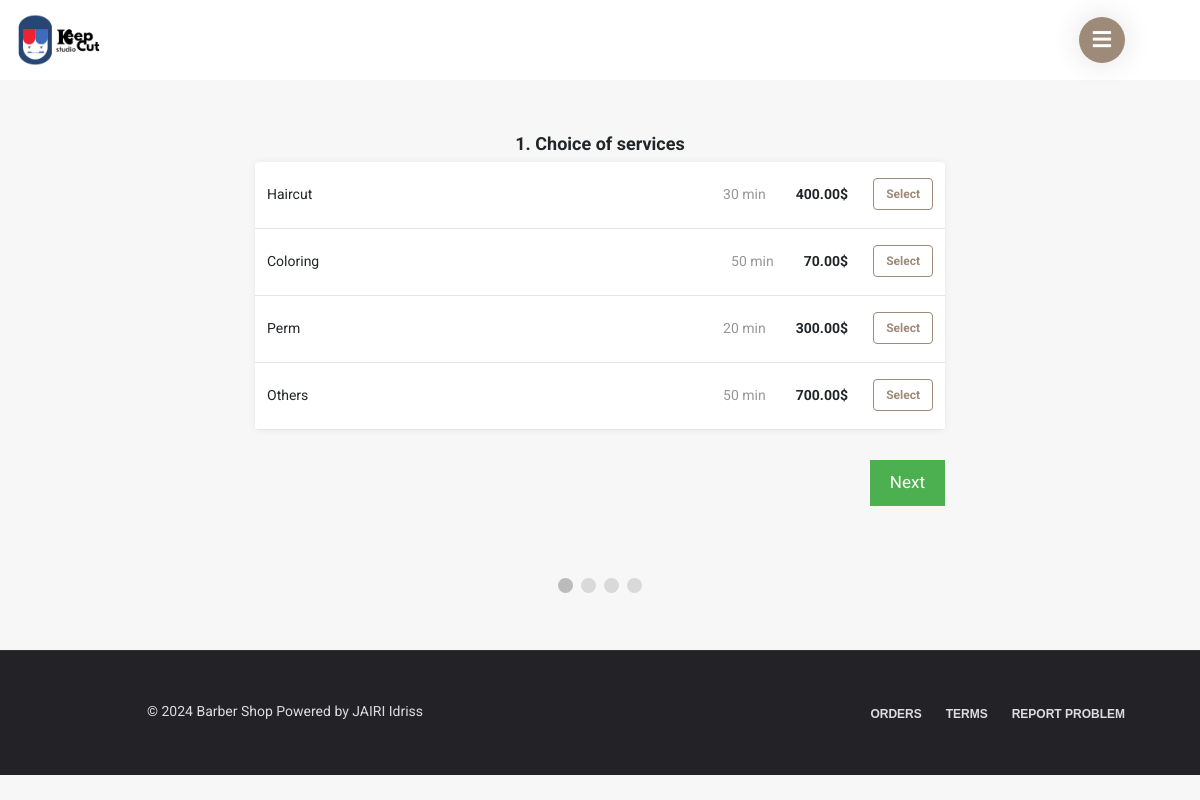
/appointment.php, run on the app's committed database.
### tables this page shows
CREATE TABLE `services` (
  `service_id` int(5) NOT NULL,
  `service_name` varchar(50) NOT NULL,
  `service_description` varchar(255) NOT NULL,
  `service_price` decimal(6,2) NOT NULL,
  `service_duration` int(5) NOT NULL,
  `category_id` int(2) NOT NULL
);

### appointment.php (the view, shortened to what this page needs)
<?php
    include "connect.php";
    include "Includes/templates/header.php";
    include "Includes/templates/navbar.php";
?>
<link rel="stylesheet" href="Design/css/appointment-page-style.css">
<section class="booking_section">
	<div class="container">
		<form method="post" id="appointment_form" action="appointment.php">
			<div class="select_services_div tab_reservation" id="services_tab">
				<div class="text_header">
					<span>
						1. Choice of services
					</span>
				</div>
				<div class="items_tab">
        			<?php
        				$stmt = $con->prepare("Select * from services");
                    	$stmt->execute();
                    	$rows = $stmt->fetchAll();
                    	foreach($rows as $row)
                    	{
                        	echo "<div class='itemListElement'>";
                            	echo "<div class = 'item_details'>";
                                	echo "<div>";
                                    	echo $row['service_name'];
                                	echo "</div>";
                                	echo "<div class = 'item_select_part'>";
                                		echo "<span class = 'service_duration_field'>";
                                    		echo $row['service_duration']." min";
                                    	echo "</span>";
                                    	echo "<div class = 'service_price_field'>";
    										echo "<span style = 'font-weight: bold;'>";
                                    			echo $row['service_price']."$";
                                    		echo "</span>";
                                    	echo "</div>";
                                    ?>
                                    	<div class="select_item_bttn">
                                    		<div class="btn-group-toggle" data-toggle="buttons">
												<label class="service_label item_label btn btn-secondary">
													<input type="checkbox"  name="selected_services[]" value="<?php echo $row['service_id'] ?>" autocomplete="off">Select
												</label>
											</div>
                                    	</div>
                                    <?php
                                	echo "</div>";
                            	echo "</div>";
                        	echo "</div>";
                    	}
            		?>
    			</div>
			</div>
			<div style="overflow:auto;padding: 30px 0px;">
    			<div style="float:right;">
      				<button type="button" id="nextBtn" class="next_prev_buttons" onclick="nextPrev(1)">Next</button>
    			</div>
  			</div>
  			<div style="text-align:center;margin-top:40px;">
    			<span class="step"></span>
    			<span class="step"></span>
    			<span class="step"></span>
    			<span class="step"></span>
  			</div>
		</form>
	</div>
</section>
<?php include "Includes/templates/footer.php"; ?>

### Includes/templates/header.php (shortened to what this page needs)
<!DOCTYPE html>
<html lang="en">
	<head>
		<link rel="stylesheet" type="text/css" href="Design/css/bootstrap.min.css">
		<link rel="stylesheet" type="text/css" href="Design/fonts/css/all.min.css">
		<link rel="stylesheet" type="text/css" href="Design/css/main.css">
		<link rel="stylesheet" type="text/css" href="Design/css/responsive.css">
		<link rel="stylesheet" type="text/css" href="Design/css/barber-icons.css">
	</head>
	<body>

### Includes/templates/navbar.php (shortened to what this page needs)
<header id="header" class="header-section">
    <div class="container">
        <nav class="navbar">
            <a href="#" class="navbar-brand">
            <img src="Design/img/logokeepcut.png" alt="Barbershop Logo" width="100" height="100">
            </a>
            <a class="mob-menu-toggle">
                <i class="fa fa-bars"></i>
            </a>
        </nav>
    </div>
</header>

### Includes/templates/footer.php (shortened to what this page needs)
		<footer class="footer_section">
			<div class="container">
				<div class="row">
					<div class="col-md-6 xs-padding">
						<div class="copyright">
							©
							Barber Shop Powered by JAIRI Idriss
						</div>
					</div>
					<div class="col-md-6 xs-padding">
						<ul class="footer_social">
							<li><a href="#">Orders</a></li>
							<li><a href="#">Terms</a></li>
							<li><a href="#">Report Problem</a></li>
						</ul>
					</div>
				</div>
			</div>
		</footer>
	</body>
</html>

### Design/css/main.css (style rules this page uses)
a, a:hover { text-decoration: none !important; }
ul { display: block; list-style: none; padding: 0; margin: 0; }
html { scroll-behavior: smooth; }
body { font-size: 16px; background-color: white; font-family: "Roboto", sans-serif; }
.navbar { border: medium none; -moz-border-radius: 0; -webkit-border-radius: 0; -ms-border-radius: 0; border-radius: 0; margin: 0; position: relative; padding: 0 !important; }
.header-section { transition: all 0.3s ease-in-out; }
.header-section { background-color: #ffffff; width: 100%; height: 80px; z-index: 999; position: fixed; left: 0; top: 0; padding: 0; display: flex; align-items: center; }
.header-section { background-color: #ffffff; }
.footer_section { display: block; background-color: #222227; border-top: 1px solid #333; padding: 30px 0; }
.footer_section .copyright { font-size: 14px; color: #ddd; }
.footer_social { display: block; text-align: right; }
.footer_social li { display: inline-block; }
.footer_social li a { font-family: "Work Sans", sans-serif; color: #ddd; font-size: 12px; font-weight: 600; text-transform: uppercase; margin-left: 20px; }
a.mob-menu-toggle { display: none; width: 46px; line-height: 46px; height: 46px; vertical-align: middle; font-size: 21px; color: #ffffff !important; margin: 0 0 0 10px; z-index: 10000; text-decoration: none !important; text-align: center; box-shadow: 0 0px 30px 0 rgba(0, 0, 0, 0.12); border-radius: 50%; background: #9e8a78; }
.container { text-align: center; margin: 20px 0; }

### Design/css/responsive.css (style rules this page uses)
@media (max-width: 1230px) { a.mob-menu-toggle { display: block !important; } }

### Design/css/appointment-page-style.css (style rules this page uses)
body { background: #f7f7f7; }
.text_header { margin-bottom: 5px; font-size: 18px; font-weight: bold; line-height: 1.5; margin-top: 22px; }
.booking_section { max-width: 720px; margin: 50px auto; }
.items_tab { border-radius: 4px; background-color: white; overflow: hidden; box-shadow: 0 0 5px 0 rgba(60, 66, 87, 0.04), 0 0 10px 0 rgba(0, 0, 0, 0.04); }
.itemListElement { font-size: 14px; line-height: 1.29; border-bottom: solid 1px #e5e5e5; cursor: pointer; padding: 16px 12px 18px 12px; }
.item_details { width: auto; display: -webkit-box; display: -moz-box; display: -ms-flexbox; display: -webkit-flex; display: flex; flex-direction: row; justify-content: space-between; align-items: center; -webkit-box-orient: horizontal; -webkit-box-direction: normal; -webkit-flex-direction: row; -webkit-box-pack: justify; -webkit-justify-content: space-between; -webkit-box-align: center; -webkit-align-items: center; }
.item_label { color: #9e8a78; border-color: #9e8a78; background: white; font-size: 12px; font-weight: 700; }
.item_select_part { display: flex; -webkit-box-pack: justify; justify-content: space-between; -webkit-box-align: center; align-items: center; flex-shrink: 0; }
.select_item_bttn { width: 55px; display: flex; margin-left: 30px; -webkit-box-pack: end; justify-content: flex-end; }
.service_duration_field { text-align: right; min-width: 60px; width: auto; color: rgb(151, 151, 151); line-height: 1.29; font-size: 14px; }
.service_price_field { width: auto; display: flex; margin-left: 30px; -webkit-box-align: baseline; align-items: baseline; }
.step { height: 15px; width: 15px; margin: 0 2px; background-color: #bbbbbb; border: none; border-radius: 50%; display: inline-block; opacity: 0.5; }
.step.active { opacity: 1; }
.next_prev_buttons { background-color: #4CAF50; color: #ffffff; border: none; padding: 10px 20px; font-size: 17px; cursor: pointer; }
.tab_reservation { display: none; }

### data on the page
services: service_name "Haircut", service_duration "30", service_price "400.00"
services: service_name "Coloring", service_duration "50", service_price "70.00"
services: service_name "Perm", service_duration "20", service_price "300.00"
services: service_name "Others", service_duration "50", service_price "700.00"
